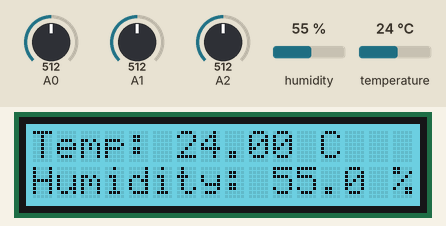
Recording of a program running on a simulated Raspberry Pi (BCM pin numbers) with a GrovePi, started with the arguments Hello Hello. On the bench: 16×2 character LCD. The test bench sets the inputs (shaded band); at power-on: humidity 55 %, temperature 24 °C, A0 = 512, A1 = 512, A2 = 512 (analog values on the 0–1023 scale). The clock reads 2024-03-15 10:24:30 at power-on unless the program sets it; files the program writes start out absent; web requests get an empty 200 reply after 0.4 s; files that are not in the repository are absent; what the program prints to the terminal is not drawn.

Above: at 1.6 s.
1.7 s: humidity set to 22 %
At 4.1 s:
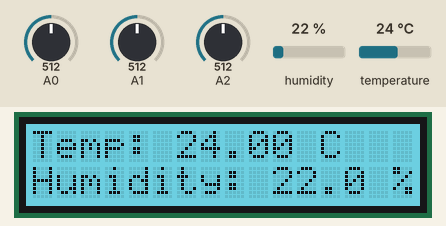
5.4 s: temperature set to 12 °C
At 7.0 s:
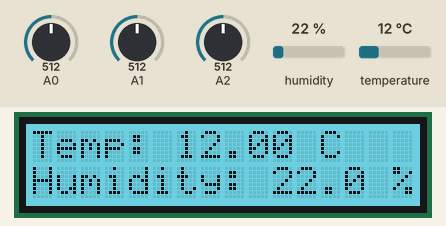
9.1 s: humidity set to 40 %
At 10.0 s:
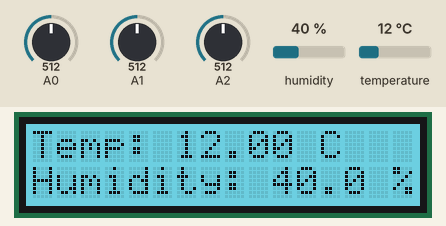
12.8 s: temperature set to 19 °C
At 15.9 s:
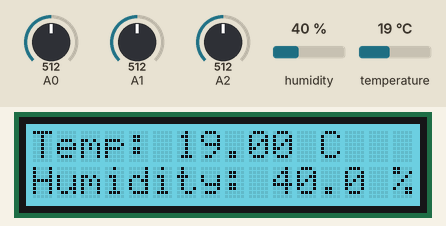
Timing chart, 0 to 17.4 s (numbered marks = the images above; inputs shaded):
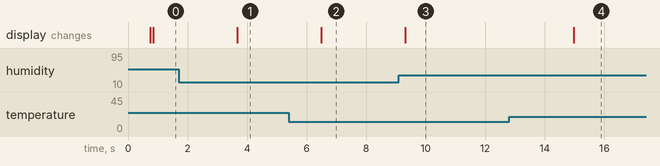

The program:

device_app.py
```python
# Raspberry PI Machine Control / Sensor Demo for Murano platform
import sys
import time
import json
import datetime
import grovepi
import math
from grove_rgb_lcd import *

sensor = 7 #DHT Sensor Digital Port
blue = 0 #DHT Sensor Color
white = 1 #DHT Sensor Color

from murano import Murano
import requests

if len(sys.argv) < 3:
    print('Usage:')
    print('   python ./device_app <product_id> <device_id>');

PRODUCT_ID = sys.argv[1] # 'do5pjwoazfsf9a4i'
DEVICE_ID = sys.argv[2]  # '001'

print('Product ID: {0} Device ID: {1}'.format(PRODUCT_ID,DEVICE_ID))

def show_state():
    print('Product ID: {0} Device ID: {1}'.format(PRODUCT_ID, DEVICE_ID))


# create a murano object for the device
murano = Murano(PRODUCT_ID, DEVICE_ID)


# Get the device key (CIK)
try:
    cik = murano.load_cik()
    print('Loaded CIK from file {0}'.format(murano.filename))
except EnvironmentError:
    # no stored CIK, so activate
    cik = murano.activate()
    print('Activated device to obtain CIK')


#stats.update_stats()

# write current state of the lock to Murano
#writes = {'battery-percent': State.battery_percent,
#          'lock-state': State.lock_state}
#murano.write(writes)


print('Press Ctrl+C to quit')
timestamp = None

period_sensor_time = 2 #how many seconds to send Sensors
last_sensor_time = 0 # when was last time we sent sensor data

start_time = int(time.time())
run_time = int(time.time())-start_time

while True:
    #stats.update_stats()
    #meminfo = stats.get_memory_info()
    #print "total\tused\tfree\tcached"
    #print "%i\t%i\t%i\t%i"%(meminfo['total'],meminfo['used'],meminfo['free'],meminfo['cached'])
    #print "Memory Usage:\t%i%%"%(meminfo['percent'])
    #print "\n"
    #cpu_info = stats.get_cpu_info()
    #print "CPU Usage:\t%i%%"%(cpu_info['percent'])

    #State.cpu_usage = int(cpu_info['percent'])
    #State.mem_used = int(meminfo['used'])

    run_time = int(time.time())-start_time

    # TIME TO SEND PERIODIC SENSOR DATA
    if time.time() - last_sensor_time > period_sensor_time:

        now = datetime.datetime.utcnow()
        data = {}
        data['runtime'] = run_time

        light=int(grovepi.analogRead(0)/10.24)
        sound=int(grovepi.analogRead(1)/10.24)
        print("light = %.02f %% sound = %.02f %%"%(light, sound))
        data['light'] = light
        data['sound'] = sound

        analogdial=int(grovepi.analogRead(2)/10.24)
        print("analogdial = %.02f %% "%(analogdial))
        data['analogdial'] = analogdial

        temp = 0.01
        hum = 0.01
        [temp,humidity] = grovepi.dht(sensor,blue)
        if math.isnan(temp) == False and math.isnan(humidity) == False:
            print("temp = %.02f C humidity = %.02f%%"%(temp, humidity))
            data['temperature'] = temp
            data['humidity'] = humidity

        setRGB(65,196,220)
        display_string = str("Temp: %3.02f C \nHumidity: %3.01f %%"%(temp, humidity))
        setText_norefresh(display_string)

        rawdata = json.dumps(data)

        writes = {}
        writes['raw_data'] = rawdata


        # send current states up to Murano
        try:
            murano.write(writes)
            print(writes)
        except requests.exceptions.RequestException as e:
            print 'execption'

        last_sensor_time = time.time()

    time.sleep(0.2);
```

murano.py
```python
# Handles communications with Murano
#
# Usage: instantiate with a product and device id, then call activate()
#
import requests
import email.utils as eut
import datetime
try:
    # Python 3
    from urllib.parse import parse_qs
except:
    # Python 2
    from urlparse import parse_qs

def datetime_to_epoch(dt):
    '''Get the current epoch in seconds from a datetime object'''
    return (dt - datetime.datetime(1970,1,1)).total_seconds()

class Murano():
    product_id = None
    device_id = None
    product_url = None
    cik = None
    def __init__(self, product_id, device_id):
        self.product_id = product_id
        self.device_id = device_id
        self.product_url = 'https://' + product_id + '.m2.exosite.io'
        self.filename = 'product-{0}-device-{1}.secret'.format(
            self.product_id,
            self.device_id)

    def save_cik(self, cik):
        self.cik = cik
        print('saving CIK to ' + self.filename)
        with open(self.filename, 'w') as f:
            f.write(cik.strip())

    def load_cik(self):
        with open(self.filename) as f:
            self.cik = f.read()
            return self.cik

    def timestamp():
        '''Get the current timestamp for the Murano product API'''
        r = requests.get('https://m2.exosite.com/timestamp')
        r.raise_for_status()
        timestamp = int(r.text)
        return timestamp

    def activate(self):
        try:
            self.cik = self.load_cik()
        except EnvironmentError:
            # activate device
            r = requests.post(self.product_url + '/provision/activate',
                headers={'Content-Type':
                            'application/x-www-form-urlencoded; charset=utf-8'},
                data='vendor={0}&model={0}&sn={1}'.format(
                    self.product_id,
                    self.device_id))
            r.raise_for_status()

            # save to object
            self.cik = r.text

            # save to file
            self.save_cik(self.cik)

    def write(self, writes):
        '''write Murano device resource.
        http://docs.exosite.com/murano/products/device_api/http/#write'''

        assert(len(writes) > 0)
        r = requests.post(
            self.product_url + '/onep:v1/stack/alias',
            headers={
                'X-Exosite-CIK': self.cik,
                'Content-Type':
                    'application/x-www-form-urlencoded; charset=utf-8'
            },
            # requests takes care of turning "writes" dict into
            # form-urlencoded format, like this:
            # alias1=value1&alias2=value2
            data=writes)
        r.raise_for_status()

    def read(self, aliases):
        '''read Murano device resources, returning a dict mapping
        aliases to values, or to None if the alias resource has never
        been written to.
        http://docs.exosite.com/murano/products/device_api/http/#read'''
        assert(len(aliases) > 0)
        headers = {
            'X-Exosite-CIK': self.cik,
            'Accept': 'application/x-www-form-urlencoded; charset=utf-8'
        }

        r = requests.get(
            self.product_url + '/onep:v1/stack/alias?' + '&'.join(aliases),
            headers=headers)

        r.raise_for_status()
        # convert urlencoded string (a=1&b=2) into a Python
        # dictionary ({'a':1,'b':2})
        return parse_qs(r.text)

    def read_longpoll(self, aliases, timeout_millis=None, if_modified_since=None):
        '''read Murano device resources, waiting for an update
        http://docs.exosite.com/murano/products/device_api/http/#long-polling'''
        assert(len(aliases) > 0)
        headers = {
            'X-Exosite-CIK': self.cik,
            'Accept': 'application/x-www-form-urlencoded; charset=utf-8',
            'Request-Timeout': timeout_millis
        }
        if if_modified_since is not None:
            headers['If-Modified-Since'] = if_modified_since

        r = requests.get(
            self.product_url + '/onep:v1/stack/alias?' + '&'.join(aliases),
            headers=headers)

        # update timestamp
        if 'last-modified' in r.headers:
            # 1 + to start the next reading from the following
            # timestamp
            if_modified_since = 1 + int(datetime_to_epoch(
                datetime.datetime(*eut.parsedate(r.headers['last-modified'])[:6])))

        r.raise_for_status()
        if ('=' in r.text):
            # new value
            value = r.text.split('=')[1]
            return value, if_modified_since
        else:
            # long poll timed out
            return None, if_modified_since
```

Measured:
- after the input at 1.7 s, the display: changes after 2.0 s (image 1)
- after the input at 5.4 s, the display: changes after 1.1 s (image 2)
- after the input at 9.1 s, the display: changes after 0.22 s (image 3)
- after the input at 12.8 s, the display: changes after 2.2 s (image 4)
